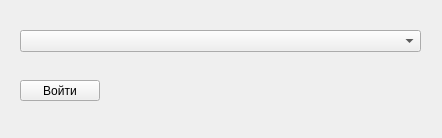
<?xml version="1.0" encoding="UTF-8"?>
<ui version="4.0">
 <class>LoginWindow</class>
 <widget class="QMainWindow" name="LoginWindow">
  <property name="geometry">
   <rect>
    <x>0</x>
    <y>0</y>
    <width>442</width>
    <height>138</height>
   </rect>
  </property>
  <property name="sizePolicy">
   <sizepolicy hsizetype="Fixed" vsizetype="Fixed">
    <horstretch>0</horstretch>
    <verstretch>0</verstretch>
   </sizepolicy>
  </property>
  <property name="minimumSize">
   <size>
    <width>442</width>
    <height>138</height>
   </size>
  </property>
  <property name="maximumSize">
   <size>
    <width>442</width>
    <height>138</height>
   </size>
  </property>
  <property name="windowTitle">
   <string>Выбор пользователя</string>
  </property>
  <widget class="QWidget" name="centralwidget">
   <widget class="QComboBox" name="UserComboBox">
    <property name="geometry">
     <rect>
      <x>20</x>
      <y>30</y>
      <width>401</width>
      <height>22</height>
     </rect>
    </property>
    <property name="sizePolicy">
     <sizepolicy hsizetype="Expanding" vsizetype="Fixed">
      <horstretch>0</horstretch>
      <verstretch>0</verstretch>
     </sizepolicy>
    </property>
   </widget>
   <widget class="QPushButton" name="LoginPushButton">
    <property name="geometry">
     <rect>
      <x>20</x>
      <y>80</y>
      <width>80</width>
      <height>21</height>
     </rect>
    </property>
    <property name="text">
     <string>Войти</string>
    </property>
   </widget>
  </widget>
 </widget>
 <resources/>
 <connections/>
</ui>
